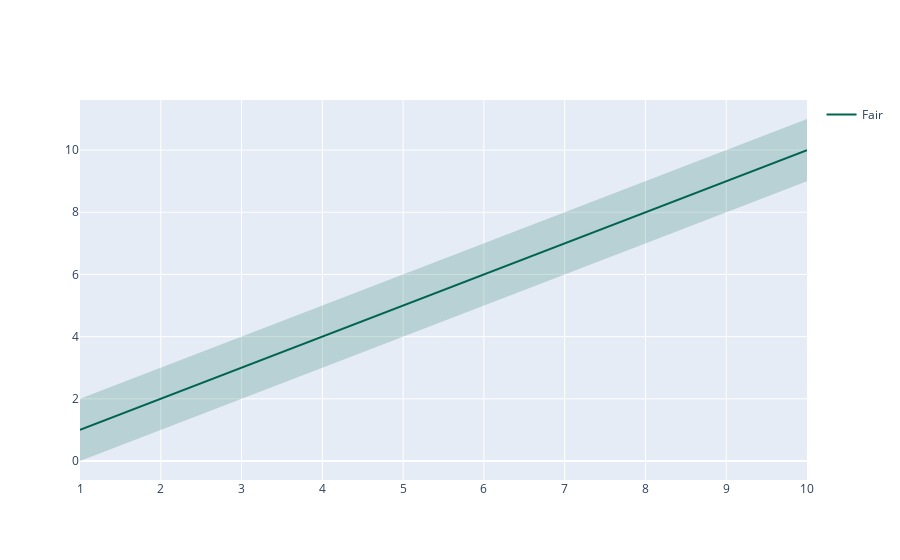

Source (notebook cell):
### Code cell
import plotly.graph_objects as go
import numpy as np



x = [1, 2, 3, 4, 5, 6, 7, 8, 9, 10]
x_rev = x[::-1]

# Line 1
y1 = [1, 2, 3, 4, 5, 6, 7, 8, 9, 10]
y1_upper = [2, 3, 4, 5, 6, 7, 8, 9, 10, 11]
y1_lower = [0, 1, 2, 3, 4, 5, 6, 7, 8, 9]
y1_lower = y1_lower[::-1]

fig = go.Figure()

print(x+x_rev)
fig.add_trace(go.Scatter(
    x=x+x_rev,
    y=y1_upper+y1_lower,
    fill='toself',
    fillcolor='rgba(0,100,80,0.2)',
    line_color='rgba(255,255,255,0)',
    showlegend=False,
    name='Fair',
))
fig.add_trace(go.Scatter(
    x=x, y=y1,
    line_color='rgb(0,100,80)',
    name='Fair',
))

fig.update_traces(mode='lines')
fig.show()

### Figure 1 — Plotly figure (JSON) as saved in the notebook; plotly's stock layout.template omitted (floating-point values rounded to 4 significant figures)
{"data": [{"fill": "toself", "fillcolor": "rgba(0,100,80,0.2)", "line": {"color": "rgba(255,255,255,0)"}, "mode": "lines", "name": "Fair", "showlegend": false, "type": "scatter", "x": [1, 2, 3, 4, 5, 6, 7, 8, 9, 10, 10, 9, 8, 7, 6, 5, 4, 3, 2, 1], "y": [2, 3, 4, 5, 6, 7, 8, 9, 10, 11, 9, 8, 7, 6, 5, 4, 3, 2, 1, 0]}, {"line": {"color": "rgb(0,100,80)"}, "mode": "lines", "name": "Fair", "type": "scatter", "x": [1, 2, 3, 4, 5, 6, 7, 8, 9, 10], "y": [1, 2, 3, 4, 5, 6, 7, 8, 9, 10]}], "layout": {}}
